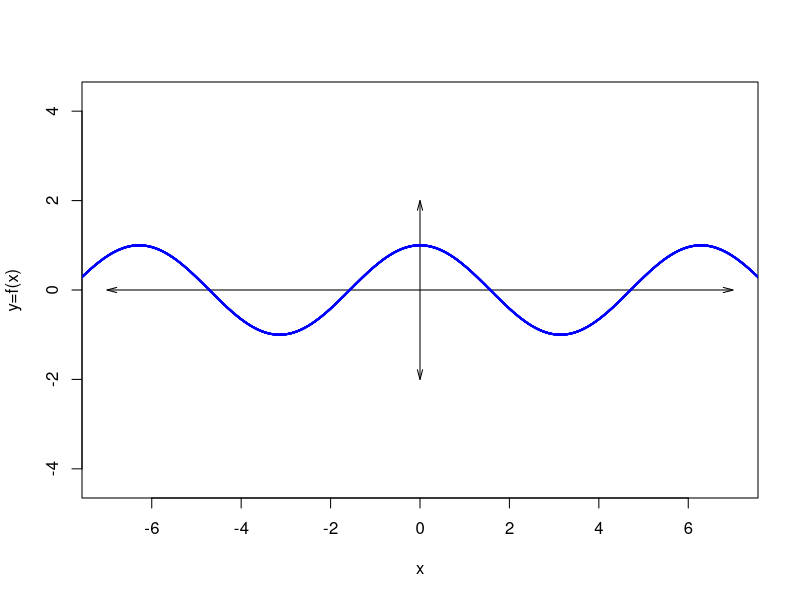
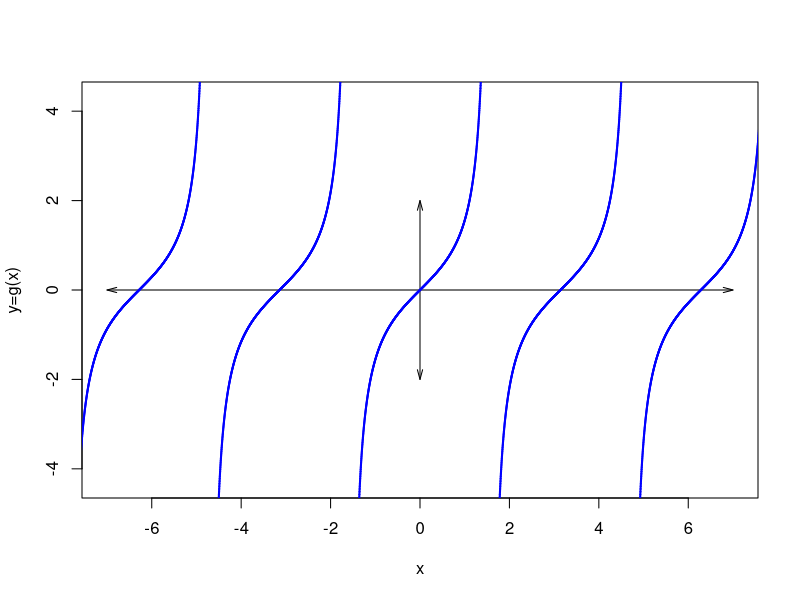
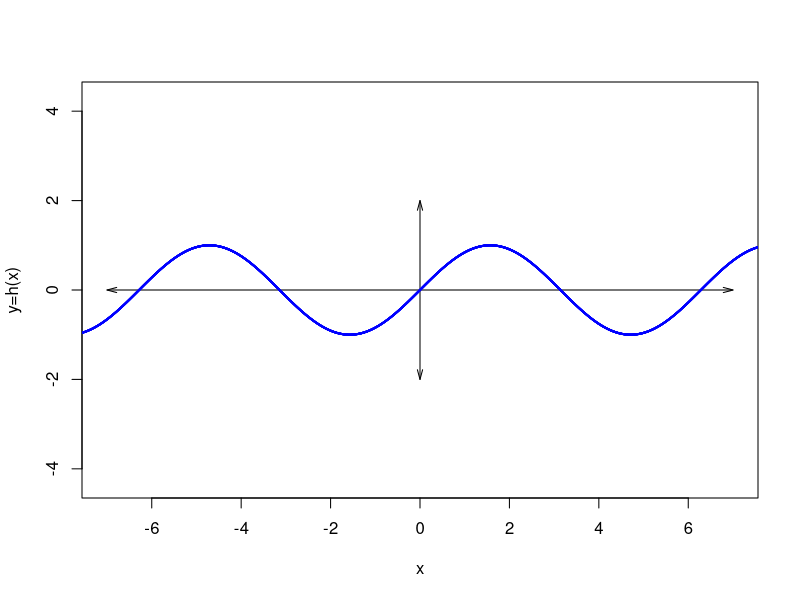

These charts were generated, in order, by the following R code:
## ---- chunk 1
xs = seq(-3*pi,3*pi,pi/1080)
y1 = sin(xs)
y2 = cos(xs)
y3 = tan(xs)
ys = list(y1,y2,y3)
ord = sample(1:3)

ach = c("sin","cos","tan")
al1 = paste0("* f(x) = ",ach,"(x)",collapse="\n")
al2 = paste0("* g(x) = ",ach,"(x)",collapse="\n")
al3 = paste0("* h(x) = ",ach,"(x)",collapse="\n")

sol1 = paste0(1*(ord[1]==1:3),collapse="")
sol2 = paste0(1*(ord[2]==1:3),collapse="")
sol3 = paste0(1*(ord[3]==1:3),collapse="")


## ---- chunk 2
plot(0,0,"n",xlim=c(-7,7),ylim=c(-2,2),asp=1,xlab="x",ylab="y=f(x)")
arrows(-7,0,7,0,0.1,15,3)
arrows(0,2,0,-2,0.1,15,3)
for(i in 1:(length(xs)-1)){
    x1 = xs[i]
    x2 = xs[i+1]
    y1 = ys[[ord[1]]][i]
    y2 = ys[[ord[1]]][i+1]
    if(abs(y2-y1)<100){
        lines(c(x1,x2),c(y1,y2),col="blue",lwd=2)
    }
}
## ---- chunk 3
plot(0,0,"n",xlim=c(-7,7),ylim=c(-2,2),asp=1,xlab="x",ylab="y=g(x)")
arrows(-7,0,7,0,0.1,15,3)
arrows(0,2,0,-2,0.1,15,3)
for(i in 1:(length(xs)-1)){
    x1 = xs[i]
    x2 = xs[i+1]
    y1 = ys[[ord[2]]][i]
    y2 = ys[[ord[2]]][i+1]
    if(abs(y2-y1)<100){
        lines(c(x1,x2),c(y1,y2),col="blue",lwd=2)
    }
}
## ---- chunk 4
plot(0,0,"n",xlim=c(-7,7),ylim=c(-2,2),asp=1,xlab="x",ylab="y=h(x)")
arrows(-7,0,7,0,0.1,15,3)
arrows(0,2,0,-2,0.1,15,3)
for(i in 1:(length(xs)-1)){
    x1 = xs[i]
    x2 = xs[i+1]
    y1 = ys[[ord[3]]][i]
    y2 = ys[[ord[3]]][i+1]
    if(abs(y2-y1)<100){
        lines(c(x1,x2),c(y1,y2),col="blue",lwd=2)
    }
}
